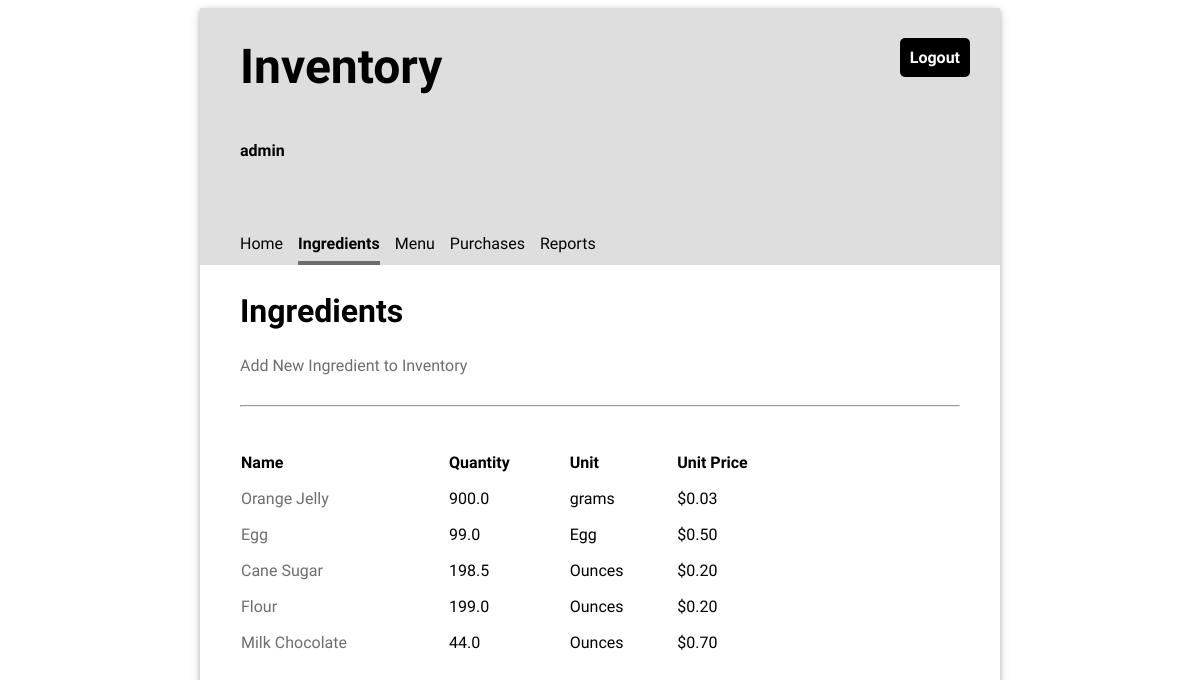
Page /ingredients/ (signed in) on the earlier database version.
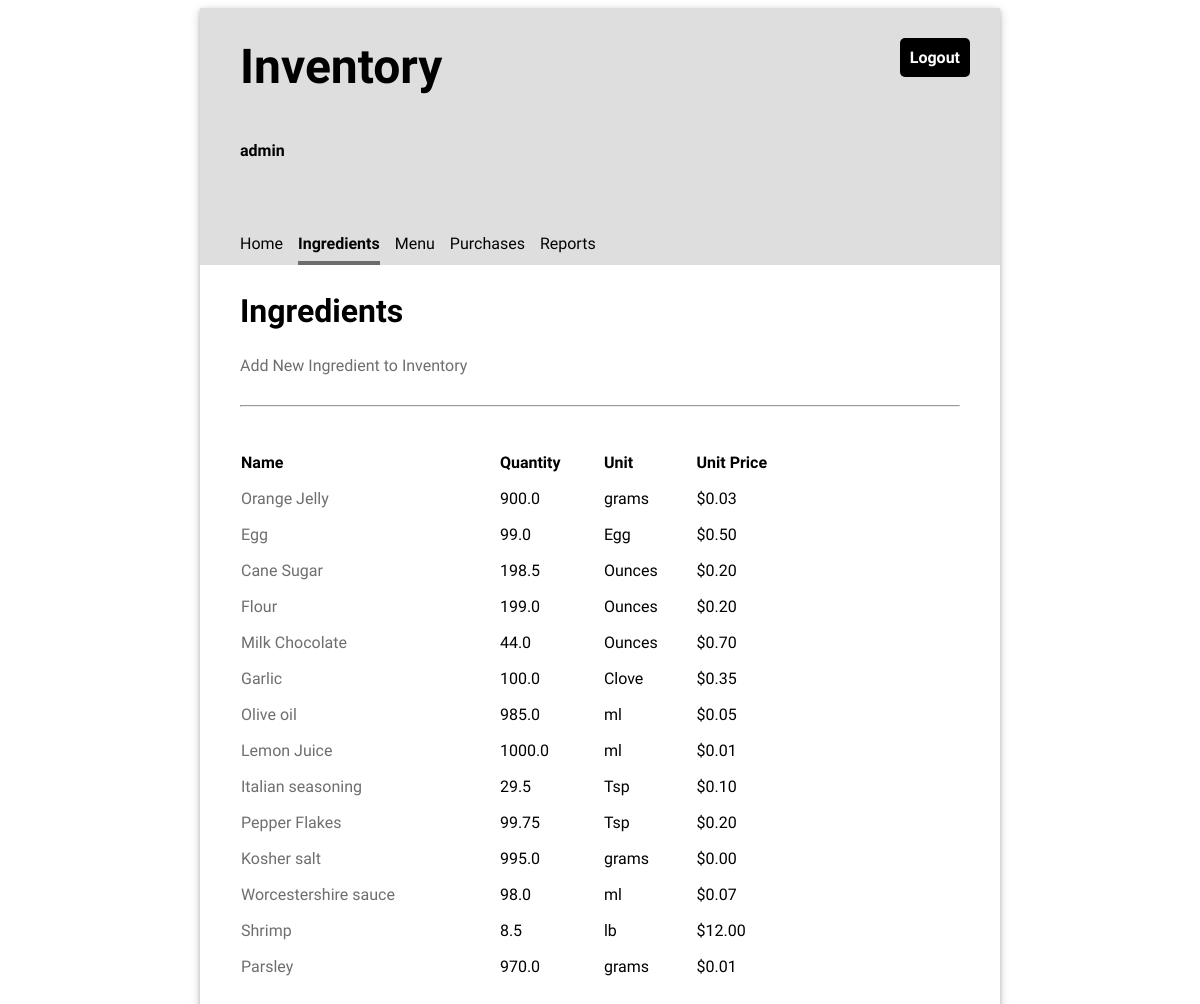
Same page on the later database version.
### inventory/models.py (models this page shows, shortened)
class Ingredient(models.Model):
    name = models.CharField(max_length=100, unique=True)
    quantity= models.FloatField(default=0)
    unit= models.CharField(max_length=100)
    price_per_unit= models.FloatField(default=0)

### inventory/views.py (the view)
# urls.py: path('ingredients/', views.IngredientsView.as_view(), name="ingredients"),
class IngredientsView(LoginRequiredMixin, ListView):
    template_name = "inventory/ingredients_list.html"
    model = Ingredient

### inventory/templates/inventory/ingredients_list.html (shortened to what this page needs)
{% extends 'base.html' %}
{% load static %}
{% block content %}
    <h2>Ingredients</h2>
    <a href="{% url 'add_ingredient' %} ">Add New Ingredient to Inventory</a>
    <hr/>
    <table class="inventory-table">
        <thead>
            <tr>
                <th>Name</th>
                <th>Quantity</th>
                <th>Unit</th>
                <th>Unit Price</th>
            </tr>
        </thead>
        <tbody>
        {% for ingredient in object_list %}
            <tr>
                <td>
                    <a href="{% url "update_ingredient" ingredient.id %}">{{ ingredient.name }}</a>
                </td>
                <td>{{ ingredient.quantity }}</td>
                <td>{{ ingredient.unit }}</td>
                <td class="price">${{ ingredient.price_per_unit|stringformat:".2f" }}</td>
            </tr>
        {% endfor %}
        </tbody>
    </table>
{% endblock %}

### inventory/templates/base.html (shortened to what this page needs)
{% load static %}
<!DOCTYPE html>
<html>
<head>
  <link rel="stylesheet" type="text/css" href="{% static 'inventory/style.css' %}" />
</head>
<body>
  <div class="app">
  <header>
    <div class="header-first-row">
      <h1 class="title">Inventory</h1>
      {% if user.is_authenticated %}
      <a class="logout" href="/logout">Logout</a>
      {% endif %}
    </div>
    {% if user.is_authenticated %}
      <p>{{ user.username }}</p>
      <nav class="navbar">
        {% url 'home' as home_url %}
        {% url 'ingredients' as ingredients_url %}
        {% url 'menu' as menu_url %}
        {% url 'purchases' as purchases_url %}
        {% url 'reports' as reports_url %}
        <a class="nav-item{% if request.path == home_url %} current-page{% endif %}" href="{% url 'home' %}">Home</a>
        <a class="nav-item{% if request.path == ingredients_url %} current-page{% endif %}" href="{% url 'ingredients' %}">Ingredients</a>
        <a class="nav-item{% if request.path == menu_url %} current-page{% endif %}" href="{% url 'menu' %}">Menu</a>
        <a class="nav-item{% if request.path == purchases_url %} current-page{% endif %}" href="{% url 'purchases' %}">Purchases</a>
        <a class="nav-item{% if request.path == reports_url %} current-page{% endif %}" href="{% url 'reports' %}">Reports</a>
      </nav>
    {% endif %}
  </header>
  <main>
    {% block content %}{% endblock %}
  </main>
  </div>
</body>
</html>

### inventory/static/inventory/style.css (style rules this page uses)
body { font-family: 'Oxygen', sans-serif; }
hr { margin: 30px 0; }
header { background-color: #dedede; min-height: 200px; display: flex; align-items: center; flex-direction: column; align-items: flex-start; padding-left: 40px; }
main { display: flex; flex-direction: column; padding: 0 40px 20px 40px; justify-content: center; }
main h2 { font-size: 2em; }
.app { min-width: 800px; max-width: 60%; margin: 0 auto; box-shadow: 0 2px 4px 0 rgba(0, 0, 0, 0.2), 0 3px 10px 0 rgba(0, 0, 0, 0.19); }
.title { font-size: 3em; padding: 30px 0; margin: auto 0; }
header p { font-weight: bold; }
.navbar { margin-top: 50px; display: flex; width: 100%; }
.navbar a { text-decoration: none; padding: 8px 0; color: #040404; margin-right: 15px; }
.navbar a:hover, .navbar .current-page { border-bottom: solid 4px #6d6d6d; border-spacing: 0 15px; font-weight: bold; }
main table { text-align: left; border-collapse: separate; border-spacing: 0 15px; width: 80%; }
.header-first-row { width: 100%; display: flex; justify-content: space-between; }
.logout { height: max-content; text-align: center; text-decoration: none; border: 0px; background-color: #000000; border-radius: 5px; color: white; padding: 10px; font-weight: bold; margin: 30px; font-size: 1em; }
a { text-decoration: none; color: #6e6e6e; }

Differences in the rows shown:
added Ingredient: name "Garlic", quantity "100.0", unit "Clove", price_per_unit "0.35"
added Ingredient: name "Olive oil", quantity "985.0", unit "ml", price_per_unit "0.05"
added Ingredient: name "Lemon Juice", quantity "1000.0", unit "ml", price_per_unit "0.01"
added Ingredient: name "Italian seasoning", quantity "29.5", unit "Tsp", price_per_unit "0.10"
added Ingredient: name "Pepper Flakes", quantity "99.75", unit "Tsp", price_per_unit "0.20"
added Ingredient: name "Kosher salt", quantity "995.0", unit "grams", price_per_unit "0.00"
added Ingredient: name "Worcestershire sauce", quantity "98.0", unit "ml", price_per_unit "0.07"
added Ingredient: name "Shrimp", quantity "8.5", unit "lb", price_per_unit "12.00"
added Ingredient: name "Parsley", quantity "970.0", unit "grams", price_per_unit "0.01"
